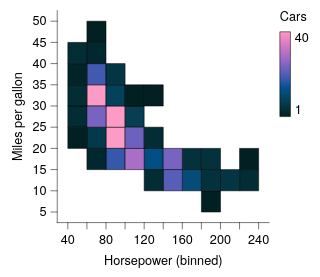

The Vega-Lite source for this figure:
### Vega-Lite specification from a JSON file in a GitHub repository (floating-point values rounded to 4 significant figures; data arrays with more than 128 entries replaced by an {"elided": "..."} marker saying what was removed)
{"background": null, "config": {"arc": {"fill": "#DBDBDB", "fillOpacity": 1.0, "innerRadius": 25.0, "padAngle": 0.03, "stroke": "black", "strokeOpacity": 1, "strokeWidth": 0.25}, "area": {"fill": "#DBDBDB", "fillOpacity": 1.0, "stroke": "black", "strokeOpacity": 1, "strokeWidth": 0.25}, "axis": {"domain": true, "domainCap": "round", "domainColor": "black", "domainWidth": 0.25, "grid": false, "gridCap": "round", "gridColor": "#F1F1F1", "gridDash": [0, 0], "gridOpacity": 1.0, "gridWidth": 0.25, "labelColor": "black", "labelFont": "Helvetica Neue, HelveticaNeue, Helvetica, Arial, sans-serif", "labelFontSize": 6, "labelFontStyle": "normal", "labelFontWeight": 400, "offset": 0, "ticks": true, "tickCap": "round", "tickColor": "black", "tickRound": false, "tickSize": 3.0, "tickWidth": 0.25, "titleColor": "black", "titleFont": "Helvetica Neue, HelveticaNeue, Helvetica, Arial, sans-serif", "titleFontSize": 6, "titleFontStyle": "normal", "titleFontWeight": 400}, "axisX": {"domain": true, "labelAlign": "center", "labelAngle": 0, "labels": true, "ticks": true, "translate": 0}, "axisY": {"domain": true, "labelAlign": "right", "labelAngle": 0, "labels": true, "ticks": true, "translate": 0}, "axisRight": {"domain": true, "labelAlign": "left", "labelAngle": 0, "labels": true, "ticks": true, "translate": 0}, "axisTop": {"domain": true, "labelAlign": "center", "labelAngle": 0, "labels": true, "ticks": true, "translate": 0}, "axisBand": {"tickOffset": 0}, "bar": {"fill": "#DBDBDB", "fillOpacity": 1.0, "stroke": "black", "strokeOpacity": 1, "strokeWidth": 0.25}, "boxplot": {"size": 9.0, "ticks": {"cornerRadius": 0.25, "fill": "black", "opacity": 1, "size": 4.5, "thickness": 0.25}, "box": {"fillOpacity": 1.0, "stroke": "black", "strokeOpacity": 1, "strokeWidth": 0.25}, "median": {"cornerRadius": 0, "fill": "black", "fillOpacity": 1.0, "opacity": 1, "size": 9.0, "thickness": 0.25}, "rule": {"fill": "black", "fillOpacity": 1.0, "size": 10.0, "stroke": "black", "strokeDash": [0, 0], "strokeOpacity": 1, "strokeWidth": 0.25}, "outliers": {"color": "black", "fill": "black", "fillOpacity": 1.0, "size": 0, "stroke": "black", "strokeOpacity": 1, "strokeWidth": 0.25}}, "circle": {"fill": "black", "fillOpacity": 1.0, "size": 1.25, "stroke": null, "strokeOpacity": 1, "strokeWidth": 0.25}, "errorband": {"band": {"fillOpacity": 0.6, "stroke": null, "strokeWidth": 0.25, "strokeOpacity": 1}, "borders": {"opacity": 0, "strokeOpacity": 1, "strokeWidth": 0.25}}, "errorbar": {"opacity": 1, "rule": {"strokeDash": [0, 0], "strokeWidth": 0.25}, "ticks": {"color": "black", "cornerRadius": 0.125, "opacity": 1, "size": 6.0, "thickness": 0.25}, "thickness": 0.25}, "font": "Helvetica Neue, HelveticaNeue, Helvetica, Arial, sans-serif", "geoshape": {"fill": "#DBDBDB", "fillOpacity": 1.0, "stroke": "black", "strokeOpacity": 1, "strokeWidth": 0.25}, "header": {"labelColor": "black", "labelFont": "Helvetica Neue, HelveticaNeue, Helvetica, Arial, sans-serif", "labelFontSize": 6, "labelFontStyle": "normal", "labelFontWeight": 400, "titleColor": "black", "titleFont": "Helvetica Neue, HelveticaNeue, Helvetica, Arial, sans-serif", "titleFontSize": 6, "titleFontStyle": "normal", "titleFontWeight": 400, "titlePadding": 0}, "legend": {"disable": false, "offset": 4.5, "titlePadding": 4, "labelOffset": 2, "gradientLabelOffset": 2, "columnPadding": 4, "rowPadding": 2, "gradientThickness": 5, "gradientOpacity": 1.0, "gradientStrokeColor": "black", "gradientStrokeWidth": 0.25, "labelColor": "black", "labelFont": "Helvetica Neue, HelveticaNeue, Helvetica, Arial, sans-serif", "labelFontSize": 6, "labelFontStyle": "normal", "labelFontWeight": 400, "strokeColor": "black", "strokeWidth": 0, "symbolSize": 36, "symbolStrokeColor": "black", "symbolStrokeWidth": 0.25, "titleColor": "black", "titleFont": "Helvetica Neue, HelveticaNeue, Helvetica, Arial, sans-serif", "titleFontSize": 6, "titleFontStyle": "normal", "titleFontWeight": 400}, "line": {"color": "black", "stroke": "black", "strokeCap": "butt", "strokeDash": [0, 0], "strokeOpacity": 1, "strokeWidth": 0.5}, "point": {"filled": true, "fill": "#DBDBDB", "fillOpacity": 1.0, "size": 5.0, "stroke": "black", "strokeOpacity": 1, "strokeWidth": 0.25}, "range": {"category": ["#9D9D9D", "#28287D", "#004225", "#47266F", "#00605D", "#DBDBDB", "#7983C1", "#6E927B", "#937FB4", "#699A97"], "diverging": {"scheme": ["#4F4265", "#6A5C82", "#85789D", "#A196B7", "#BDB5CE", "#D8D6DD", "#F6F6F6", "#CED8D7", "#9DBFBD", "#75A3A0", "#518683", "#326967", "#164D4B"]}, "heatmap": {"scheme": ["#021F22", "#032F39", "#063E53", "#094B74", "#0B5299", "#3E59AF", "#6660BC", "#8A67C4", "#AC6FC5", "#CD78C1", "#E987C4", "#FC9BC6"]}, "ordinal": {"scheme": ["#F1F1F1", "#DBDBDB", "#C6C6C6", "#B2B2B2", "#9D9D9D", "#898989", "#767676", "#636363", "#515151", "#404040", "#2F2F2F", "#1F1F1F"]}, "ramp": {"scheme": ["#440154", "#472270", "#433E82", "#38598C", "#2C728E", "#238A8D", "#24A086", "#39B578", "#5DC862", "#96D646", "#CAE02D", "#FDE724"]}}, "rule": {"color": "black", "stroke": "black", "strokeCap": "round", "strokeDash": [2, 2], "strokeOpacity": 1, "strokeWidth": 0.25}, "scale": {"barBandPaddingInner": 0.1, "rectBandPaddingInner": 0, "tickBandPaddingInner": 0.1, "bandPaddingOuter": 0.1, "bandWithNestedOffsetPaddingInner": 0.2, "bandWithNestedOffsetPaddingOuter": 0.2, "offsetBandPaddingInner": 0, "offsetBandPaddingOuter": 0, "continuousPadding": 5.0, "round": false}, "rect": {"fill": "#DBDBDB", "fillOpacity": 1.0, "stroke": "black", "strokeOpacity": 1, "strokeWidth": 0.25}, "square": {"fill": "#DBDBDB", "fillOpacity": 1.0, "size": 10.0, "stroke": "black", "strokeOpacity": 1, "strokeWidth": 0.25}, "text": {"color": "black", "font": "Helvetica Neue, HelveticaNeue, Helvetica, Arial, sans-serif", "fontSize": 6, "fontStyle": "normal", "fontWeight": 400}, "tick": {"color": "black", "cornerRadius": 0.125, "opacity": 1.0, "size": 9.0, "thickness": 0.25}, "title": {"anchor": "middle", "frame": "group", "color": "black", "font": "Helvetica Neue, HelveticaNeue, Helvetica, Arial, sans-serif", "fontSize": 6, "fontStyle": "normal", "fontWeight": 400, "subtitleColor": "black", "subtitleFont": "Helvetica Neue, HelveticaNeue, Helvetica, Arial, sans-serif", "subtitleFontSize": 6, "subtitleFontStyle": "normal", "subtitleFontWeight": 400}, "trail": {"color": "black", "opacity": 1, "size": 0.5}, "view": {"continuousWidth": 100, "continuousHeight": 100, "discreteWidth": 100, "discreteHeight": 100, "fill": null, "stroke": null, "strokeWidth": 0.25}}, "data": {"name": "data-7285c4e2e195e5a75737a34913199f5f"}, "mark": {"type": "rect"}, "encoding": {"color": {"aggregate": "count", "title": "Cars", "type": "quantitative", "legend": {"gradientLength": 40.0}}, "x": {"bin": {"maxbins": 12}, "field": "Horsepower", "type": "quantitative", "scale": {"nice": false}}, "y": {"bin": {"maxbins": 12}, "field": "Miles_per_Gallon", "title": "Miles per gallon", "type": "quantitative", "scale": {"nice": false}}}, "$schema": "https://vega.github.io/schema/vega-lite/v6.4.1.json", "datasets": {"data-7285c4e2e195e5a75737a34913199f5f": {"elided": "392 records"}}}
